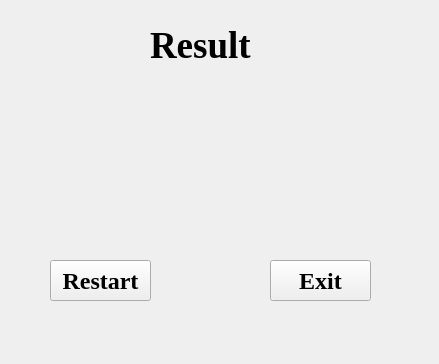
<?xml version="1.0" encoding="UTF-8"?>
<ui version="4.0">
 <class>ResultWindow</class>
 <widget class="QMainWindow" name="ResultWindow">
  <property name="geometry">
   <rect>
    <x>0</x>
    <y>0</y>
    <width>439</width>
    <height>364</height>
   </rect>
  </property>
  <property name="windowTitle">
   <string>MainWindow</string>
  </property>
  <widget class="QWidget" name="centralwidget">
   <widget class="QPushButton" name="pushButton">
    <property name="geometry">
     <rect>
      <x>50</x>
      <y>260</y>
      <width>101</width>
      <height>41</height>
     </rect>
    </property>
    <property name="font">
     <font>
      <family>Times New Roman</family>
      <pointsize>18</pointsize>
      <weight>75</weight>
      <bold>true</bold>
     </font>
    </property>
    <property name="text">
     <string>Restart</string>
    </property>
   </widget>
   <widget class="QPushButton" name="pushButton_2">
    <property name="geometry">
     <rect>
      <x>270</x>
      <y>260</y>
      <width>101</width>
      <height>41</height>
     </rect>
    </property>
    <property name="font">
     <font>
      <family>Times New Roman</family>
      <pointsize>18</pointsize>
      <weight>75</weight>
      <bold>true</bold>
     </font>
    </property>
    <property name="text">
     <string>Exit</string>
    </property>
   </widget>
   <widget class="QLabel" name="label">
    <property name="geometry">
     <rect>
      <x>150</x>
      <y>20</y>
      <width>111</width>
      <height>51</height>
     </rect>
    </property>
    <property name="font">
     <font>
      <family>Times New Roman</family>
      <pointsize>28</pointsize>
      <weight>75</weight>
      <bold>true</bold>
     </font>
    </property>
    <property name="text">
     <string>Result</string>
    </property>
   </widget>
  </widget>
  <widget class="QMenuBar" name="menubar">
   <property name="geometry">
    <rect>
     <x>0</x>
     <y>0</y>
     <width>439</width>
     <height>22</height>
    </rect>
   </property>
  </widget>
 </widget>
 <resources/>
 <connections/>
</ui>
